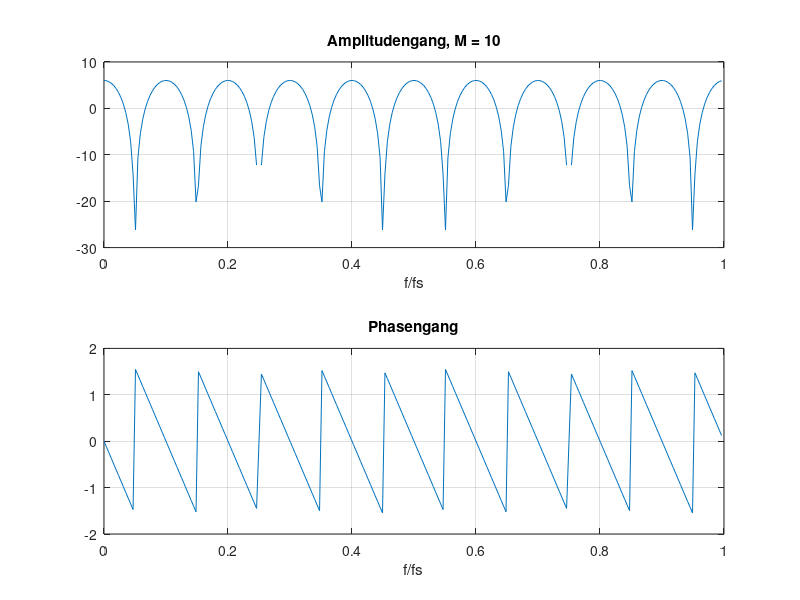

Recreate this plot in MATLAB.
% Programm kamm_2.m zur Darstellung 
% des Frequenzgang eines Kammfilters 
% 1-z^(-M)

M = 10;
zaehler = [1, zeros(1,M-1),1];   nenner = 1;
nfft =256;
[H,w]= freqz(zaehler, nenner, nfft, 'whole');

figure(1);    clf;
subplot(211), plot(w/(2*pi), 20*log10(abs(H)));
title(['Amplitudengang, M = ',num2str(M)]);
xlabel('f/fs');   grid;
subplot(212), plot(w/(2*pi), angle(H));
title(['Phasengang']);
xlabel('f/fs');   grid;